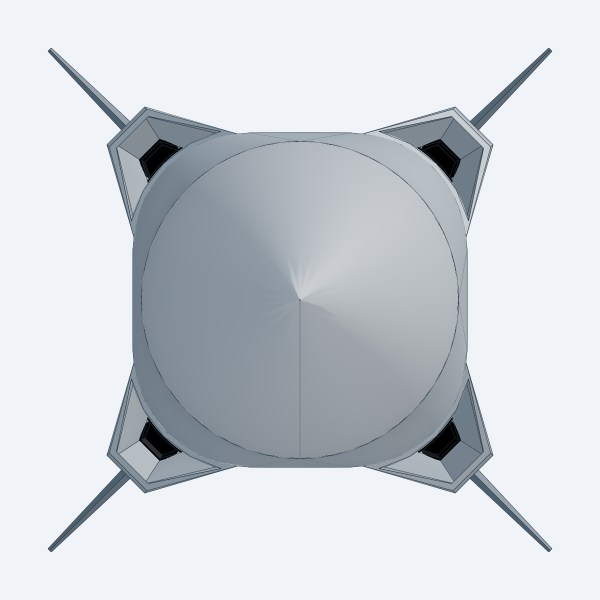
#> input picture cad/halberd_rounded_square/reviews/R17_front.png, 1200 x 1200 px, given in place of R17_Kris_whole.png, which was not available (shown at 1/2 size)
$ python render_r17.py
#> lines starting #> are read from the running program, lines starting #| are printed output that depends on the picture; pictures that were not available may be replaced by others from this repository, and a replacement may not be noted
"""Saved R17 full-detail review and whole-model reference comparison."""
import json
import subprocess
import sys
from pathlib import Path
from PIL import Image, ImageDraw, ImageFont

ROOT = Path(__file__).resolve().parents[1]
REVIEWS = ROOT / "reviews"


def view(name, direction, up=None, size=(2200, 850)):
    camera = {"projection": "orthographic", "direction": direction}
    if up is not None:
        camera["up"] = up
    return dict(path=str(REVIEWS / f"R17_{name}.png"), camera=camera,
                width=size[0], height=size[1])


def job(stem, outputs, fine=False):
    result = dict(input=str(ROOT / "STEP" / f"{stem}.step"), mode="view",
                  display={"mode": "shaded_edges"},
                  output={"padding": .08, "viewLabels": False}, outputs=outputs)
    if fine:
        result["quality"] = {"tessellation": {"chordTolerance": .00005, "angleTolerance": .05}}
    return result


def board(path, entries, columns, cell_size, heading):
    cw, ch = cell_size
    rows = (len(entries) + columns - 1) // columns
    image = Image.new("RGB", (columns * cw, rows * ch + 70), "#edf2f7")
    draw = ImageDraw.Draw(image)
    font = ImageFont.truetype("C:/Windows/Fonts/arial.ttf", 30)
    draw.text((20, 18), heading, font=font, fill="#24394a")
    for i, (filename, caption) in enumerate(entries):
        x, y = (i % columns) * cw, 70 + (i // columns) * ch
        draw.text((x + 20, y + 10), caption, font=font, fill="#24394a")
        tile = Image.open(REVIEWS / filename).convert("RGB")
        tile.thumbnail((cw - 20, ch - 65))
        image.paste(tile, (x + (cw - tile.width) // 2, y + 55))
    image.save(REVIEWS / path)


if __name__ == "__main__":
    macro = (1800, 1200)
    jobs = [
        job("halberd_r17", [
            view("whole", [.35, 1., .65]), view("opposite", [-.35, -1., -.65]),
            view("top", [0, 0, 1], [0, 1, 0]),
            view("bottom", [0, 0, -1], [0, -1, 0]),
            view("side", [0, 1, 0], [0, 0, 1]),
            view("side_opposite", [0, -1, 0], [0, 0, 1]),
            view("front", [1, 0, 0], [0, 0, 1], (1200, 1200)),
            view("aft", [-1, 0, 0], [0, 0, 1], (1200, 1200)),
        ]),
        job("halberd_r17_separated", [view("separated", [.3, 1., .65])]),
        job("halberd_r17_focus", [
            view("body_detail", [.3, -1., .65], size=macro),
            view("body_detail_opposite", [-.3, 1., -.65], size=macro),
        ], True),
        job("halberd_r17_main_fin_focus", [
            view("main_fin_detail", [-.02, -.69, .72], size=macro),
        ], True),
        job("halberd_r17_booster_fin_focus", [
            view("booster_fin_detail", [-.02, -.69, .72], size=macro),
        ], True),
        job("halberd_r17_nozzle_focus", [
            view("nozzles", [-1, 0, 0], [0, 0, 1], macro),
            view("nozzles_oblique", [-.22, .92, .20], size=macro),
        ], True),
        job("kris_full_reference", [view("Kris_whole", [.35, 1., .65])]),
    ]
    manifest = REVIEWS / "R17_snapshot.json"
    manifest.write_text(json.dumps(jobs, indent=2) + "\n")
    subprocess.run([sys.executable, "-m", "cadgen.cli", "step", "snapshot",
                    "--job", str(manifest)], cwd=ROOT, check=True)
#> (this line was passed over: subprocess is not available in this run)
    board("Halberd_R17_Kris_Comparison.png", [
        ("R17_Kris_whole.png", "KRIS HYBRID / 222 DETAIL INSTANCES"),
        ("R16_whole.png", "HALBERD R16 / BEFORE / 21 DETAIL INSTANCES"),
        ("R17_whole.png", "HALBERD R17 / AFTER / 223 DETAIL INSTANCES"),
    ], 1, (2400, 620), "WHOLE-MODEL DETAIL DENSITY / FIT-TO-FRAME, NOT EQUAL PHYSICAL SCALE")
#> in board, `image = Image.new("RGB", (columns * cw, rows * ch + 70), "#edf2f7")`:
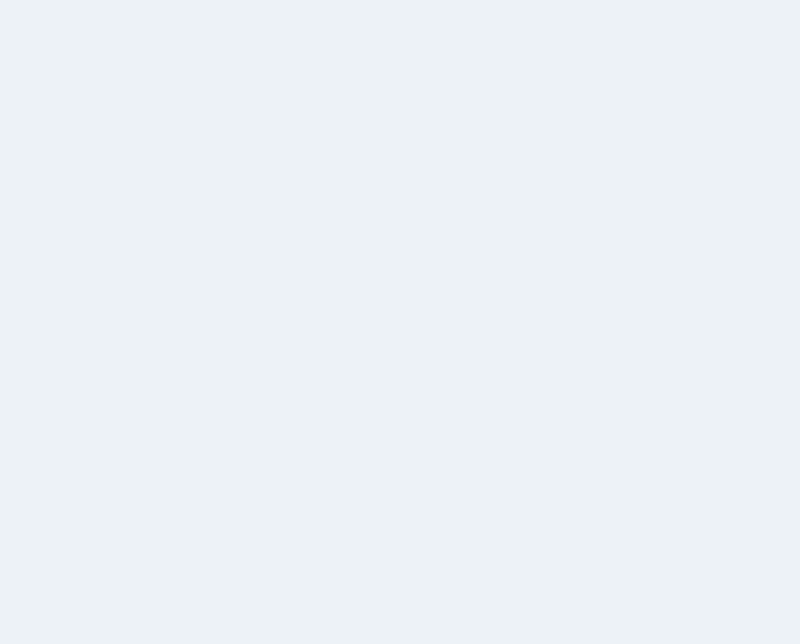
#> image: PIL image 2400x1930 RGB (shown at 1/3 size); mean R, G, B 237, 242, 247
#> in board, `tile.thumbnail((cw - 20, ch - 65))`:
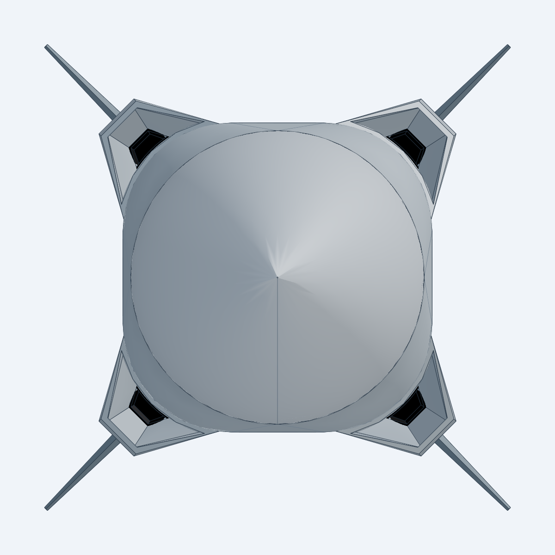
#> tile: PIL image 555x555 RGB; mean R, G, B 206.4, 212.1, 218.1
#> in board, `image.paste(tile, (x + (cw - tile.width) // 2, y + 55))`:
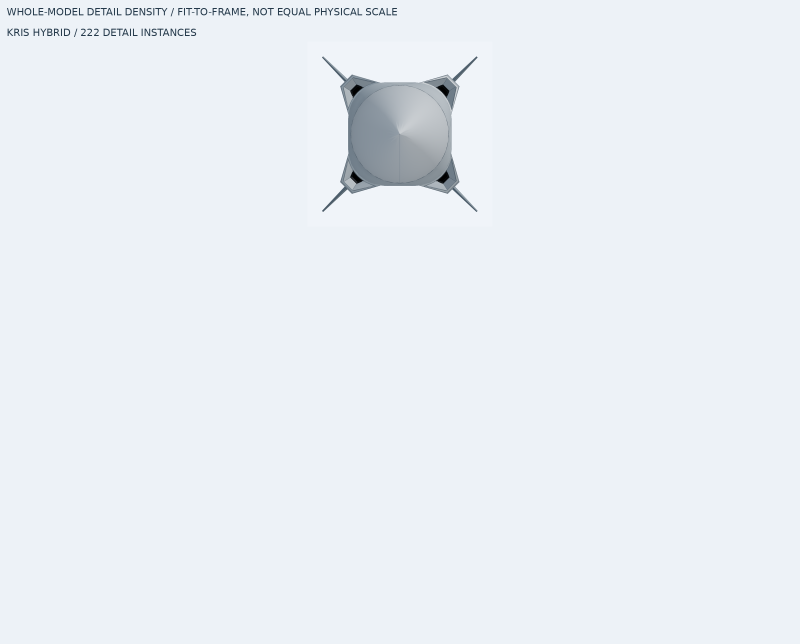
#> image: PIL image 2400x1930 RGB (shown at 1/3 size); mean R, G, B 234.5, 239.5, 244.6
#> pass 2 of the loop in board, `for i, (filename, caption) in enumerate(entries):`:
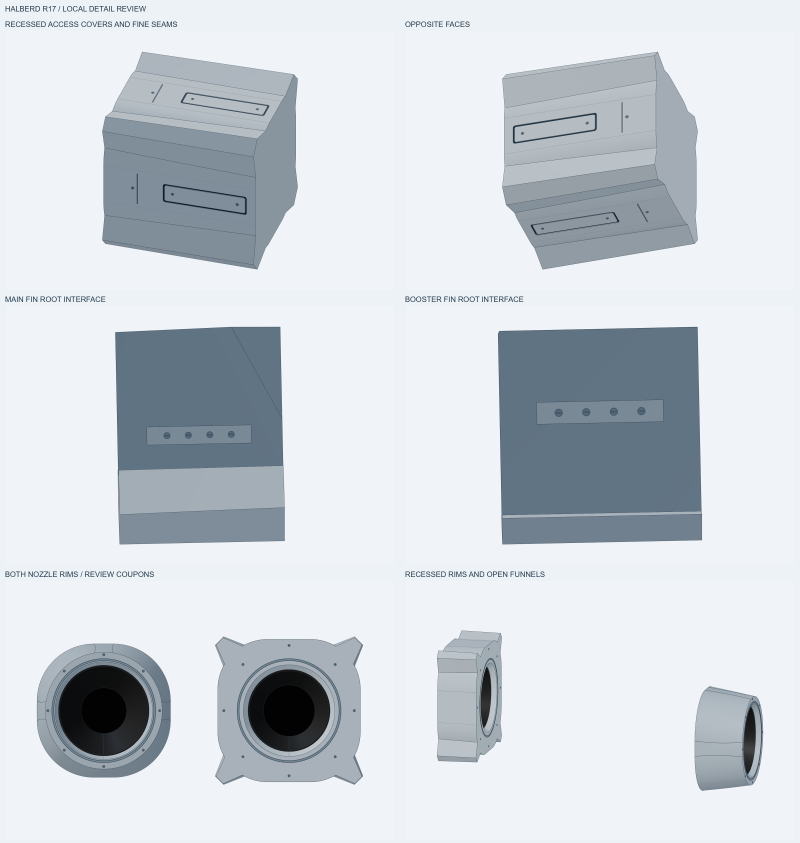
#> input picture cad/halberd_rounded_square/reviews/Halberd_R17_Detail_Review.png, 3200 x 3370 px, given in place of R16_whole.png, which was not available (shown at 1/4 size)
#> in board, tile is the input picture: PIL image 3200x3370 RGB; mean R, G, B 205.8, 212.4, 219
    board("Halberd_R17_Detail_Review.png", [
        ("R17_body_detail.png", "RECESSED ACCESS COVERS AND FINE SEAMS"),
        ("R17_body_detail_opposite.png", "OPPOSITE FACES"),
        ("R17_main_fin_detail.png", "MAIN FIN ROOT INTERFACE"),
        ("R17_booster_fin_detail.png", "BOOSTER FIN ROOT INTERFACE"),
        ("R17_nozzles.png", "BOTH NOZZLE RIMS / REVIEW COUPONS"),
        ("R17_nozzles_oblique.png", "RECESSED RIMS AND OPEN FUNNELS"),
    ], 2, (1600, 1100), "HALBERD R17 / LOCAL DETAIL REVIEW")
#> call 2 of board, with path = 'Halberd_R17_Detail_Review.png', columns = 2, cell_size = (1600, 1100), heading = 'HALBERD R17 / LOCAL DETAIL REVIEW'
#> in board (call 2), `image = Image.new("RGB", (columns * cw, rows * ch + 70), "#edf2f7")`:
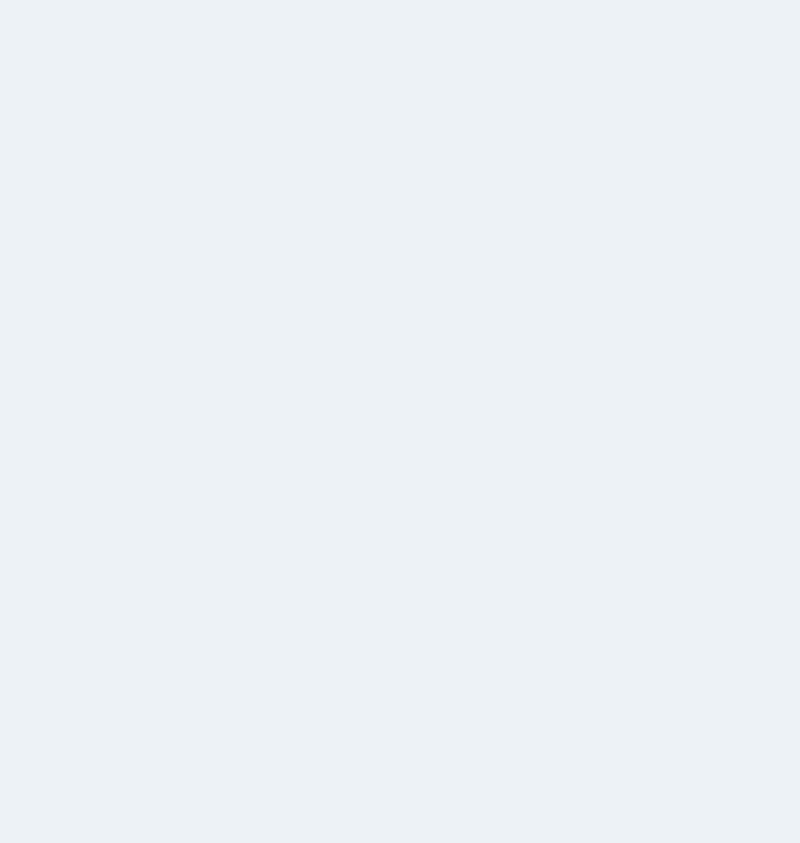
#> image: PIL image 3200x3370 RGB (shown at 1/4 size); mean R, G, B 237, 242, 247
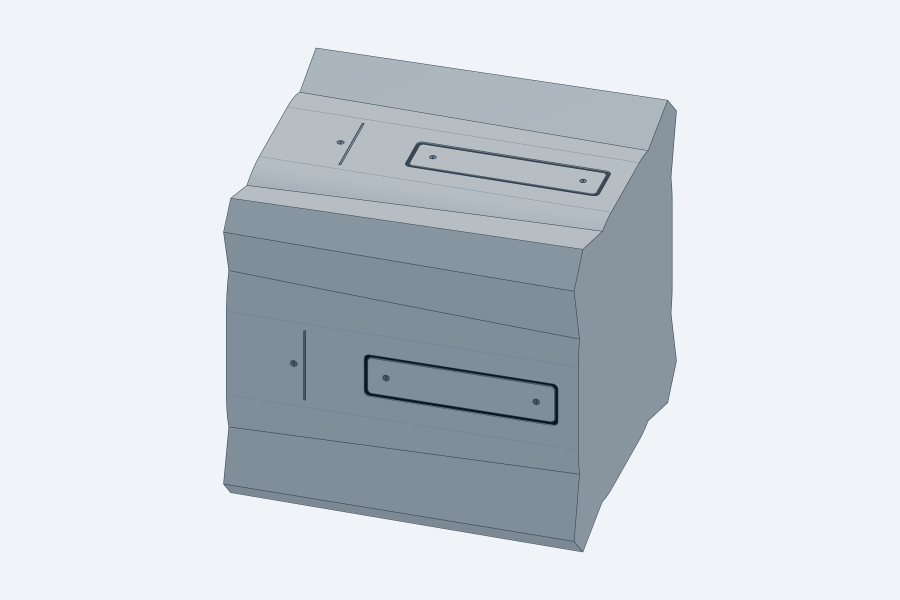
#> input picture cad/halberd_rounded_square/reviews/R17_body_detail.png, 1800 x 1200 px (shown at 1/2 size)
#> in board (call 2), `image.paste(tile, (x + (cw - tile.width) // 2, y + 55))`:
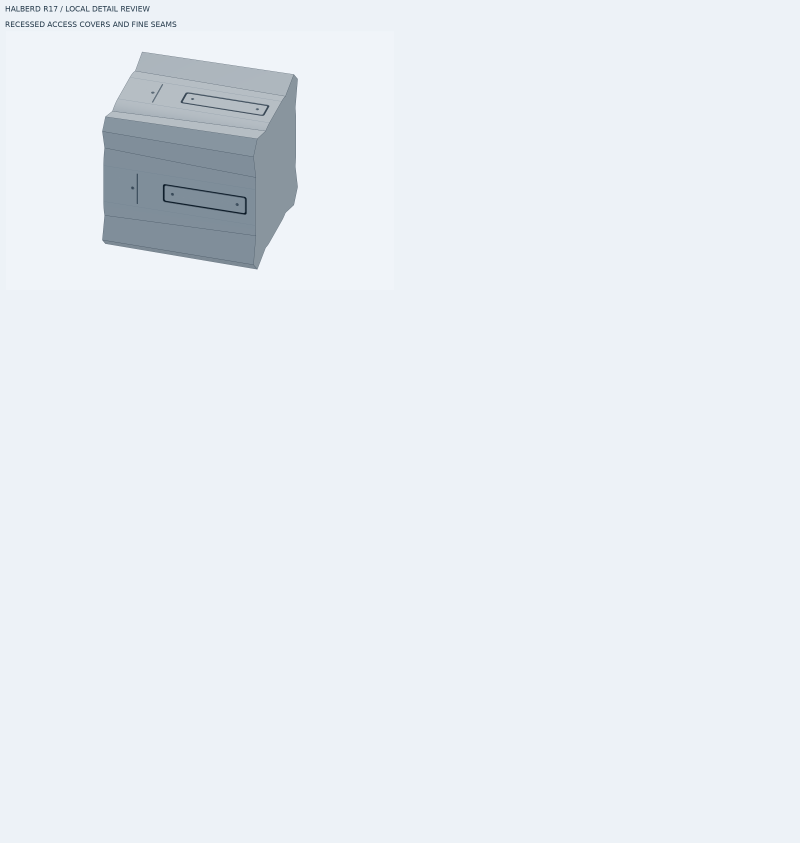
#> image: PIL image 3200x3370 RGB (shown at 1/4 size); mean R, G, B 232.1, 237.4, 242.7
#> pass 2 of the loop in board, `for i, (filename, caption) in enumerate(entries):`:
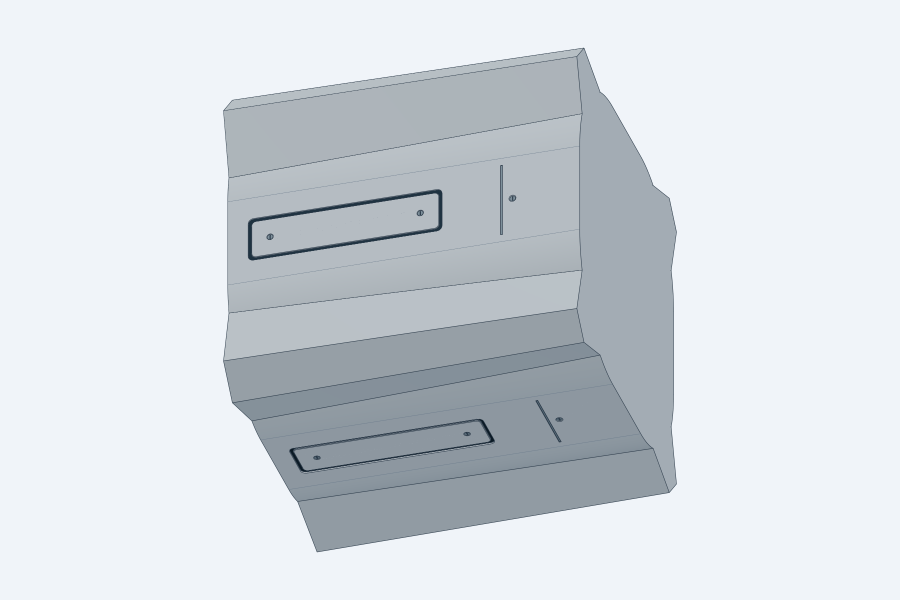
#> input picture cad/halberd_rounded_square/reviews/R17_body_detail_opposite.png, 1800 x 1200 px (shown at 1/2 size)
#> in board (call 2), `image.paste(tile, (x + (cw - tile.width) // 2, y + 55))`:
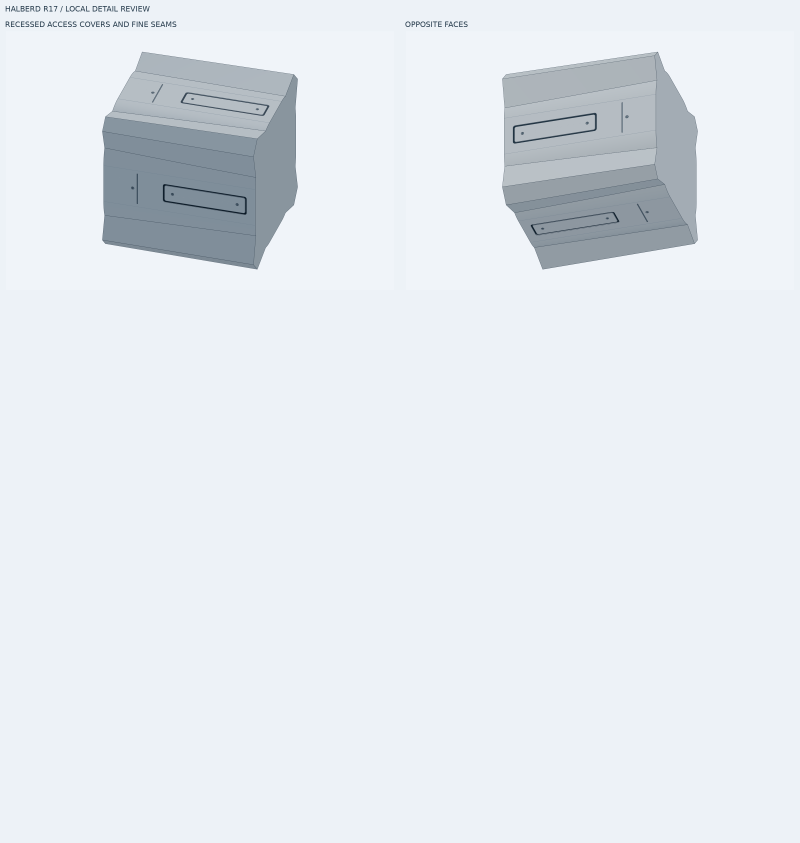
#> image: PIL image 3200x3370 RGB (shown at 1/4 size); mean R, G, B 228.4, 233.8, 239.2
#> (the run stopped early here; a loop or call above may not have finished)
